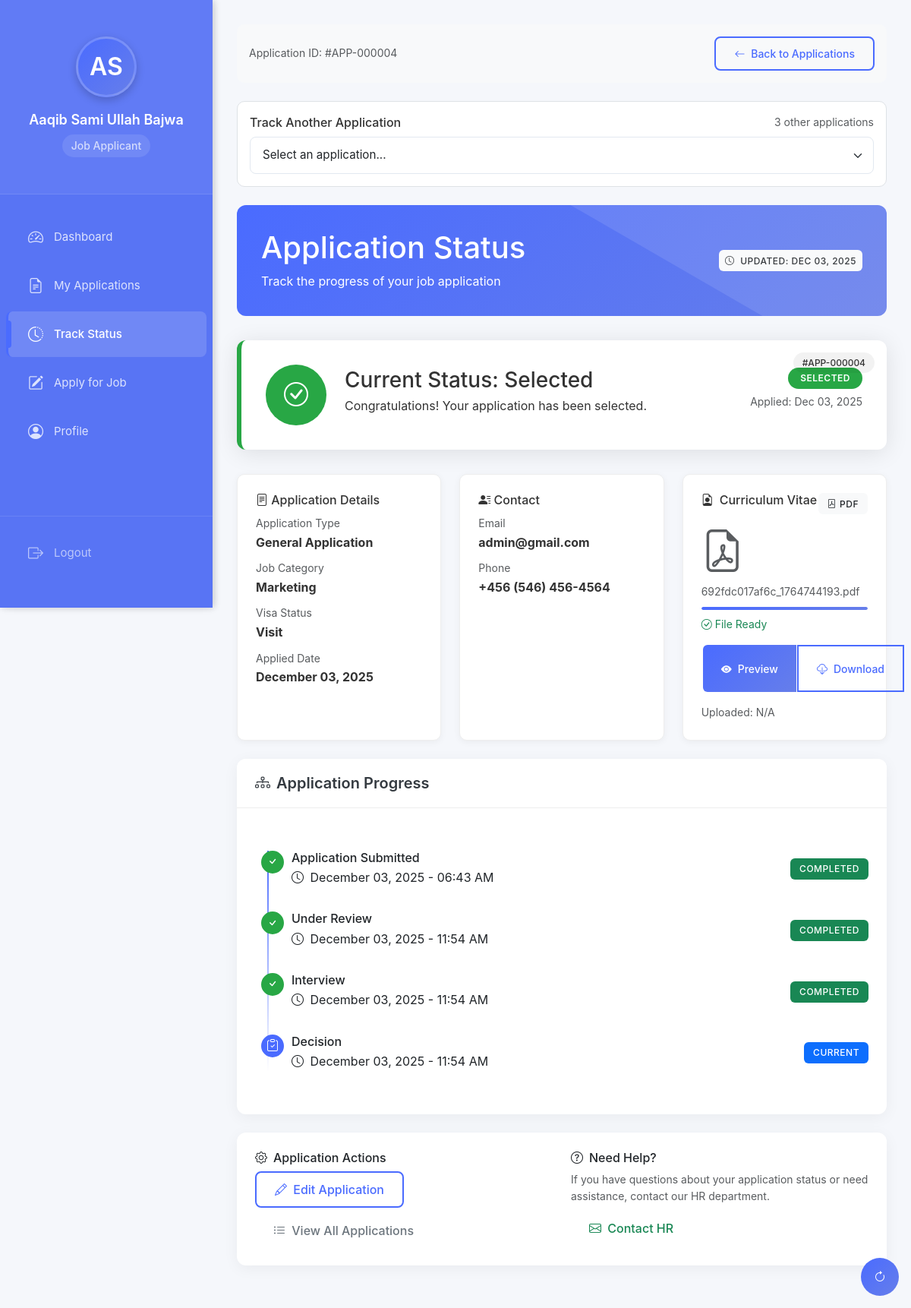
The page /employee/status.php (signed in) on the database its author committed.
### tables this page shows
CREATE TABLE `applications` (
  `id` int(11) NOT NULL,
  `employee_id` int(11) NOT NULL,
  `job_id` int(11) DEFAULT NULL,
  `first_name` varchar(50) NOT NULL,
  `last_name` varchar(50) NOT NULL,
  `gender` enum('Male','Female','Other') NOT NULL,
  `date_of_birth` date NOT NULL,
  `nationality` varchar(50) NOT NULL,
  `visa_status` enum('Visit','Employment') NOT NULL,
  `job_category` varchar(100) NOT NULL,
  `email` varchar(100) NOT NULL,
  `contact_number` varchar(20) NOT NULL,
  `cover_letter` text DEFAULT NULL,
  `cv_filename` varchar(255) DEFAULT NULL,
  `status` enum('Pending','Reviewed','Interview','Selected','Rejected') DEFAULT 'Pending',
  `interview_location` varchar(255) DEFAULT NULL,
  `contact_person_number` varchar(20) DEFAULT NULL,
  `created_at` timestamp NOT NULL DEFAULT current_timestamp(),
  `updated_at` timestamp NOT NULL DEFAULT current_timestamp() ON UPDATE current_timestamp()
);

### employee/status.php (the view, shortened to what the rows shown need)
<?php
require_once '../config/database.php';
$application_id = isset($_GET['id']) ? intval($_GET['id']) : null;
if (!$application_id) {
    $stmt = $db->conn->prepare("
        SELECT id FROM applications
        WHERE employee_id = ?
        ORDER BY created_at DESC LIMIT 1
    ");
    $stmt->execute([$_SESSION['user_id']]);
    $app = $stmt->fetch(PDO::FETCH_ASSOC);
    $application_id = $app['id'] ?? null;
}
$stmt = $db->conn->prepare("
    SELECT a.*, j.title as job_title, j.company as job_company,
           j.location as job_location, j.description as job_description,
           j.salary_range as job_salary, j.application_deadline as job_deadline
    FROM applications a
    LEFT JOIN job_posts j ON a.job_id = j.id
    WHERE a.id = ? AND a.employee_id = ?
");
$stmt->execute([$application_id, $_SESSION['user_id']]);
$application = $stmt->fetch(PDO::FETCH_ASSOC);
$status_descriptions = [
    'Pending' => 'Your application has been received and is under review.',
    'Reviewed' => 'Your application has been reviewed by our HR team.',
    'Interview' => 'You have been shortlisted for an interview.',
    'Selected' => 'Congratulations! Your application has been selected.',
    'Rejected' => 'We appreciate your interest but have decided to move forward with other candidates.'
];
?>
<!DOCTYPE html>
<html lang="en">
<head>
    <link href="https://cdn.jsdelivr.net/npm/bootstrap@5.3.0/dist/css/bootstrap.min.css" rel="stylesheet">
    <link rel="stylesheet" href="https://cdn.jsdelivr.net/npm/bootstrap-icons@1.10.0/font/bootstrap-icons.css">
    <link rel="stylesheet" href="../assets/css/style.css">
</head>
<body>
    <div class="dashboard-container">
        <?php if (file_exists('sidebar.php')): ?>
            <?php include 'sidebar.php'; ?>
        <?php endif; ?>
        <div class="main-content fade-in">
            <div class="application-nav">
                <div class="d-flex justify-content-between align-items-center">
                    <small class="text-muted">
                        Application ID: #APP-<?php echo str_pad($application['id'], 6, '0', STR_PAD_LEFT); ?>
                    </small>
                    <a href="application.php" class="btn btn-sm btn-outline-primary">
                        <i class="bi bi-arrow-left me-1"></i> Back to Applications
                    </a>
                </div>
            </div>
            <div class="status-header">
                <div class="row align-items-center">
                    <div class="col-md-8">
                        <h1 class="mb-2">Application Status</h1>
                    </div>
                    <div class="col-md-4 text-md-end">
                        <div class="badge bg-light text-dark p-2">
                            <i class="bi bi-clock me-1"></i>
                            Updated: <?php echo date('M d, Y', strtotime($application['updated_at'])); ?>
                        </div>
                    </div>
                </div>
            </div>
            <div class="current-status-card <?php echo strtolower($application['status']); ?>">
                <div class="application-badge">
                    #APP-<?php echo str_pad($application['id'], 6, '0', STR_PAD_LEFT); ?>
                </div>
                <div class="d-flex align-items-center">
                    <div class="status-icon-large <?php echo strtolower($application['status']); ?>">
                    </div>
                    <div class="flex-grow-1">
                        <div class="d-flex justify-content-between align-items-start">
                            <div>
                                <h3 class="mb-1">Current Status: <?php echo $application['status']; ?></h3>
                                <p class="mb-2"><?php echo $status_descriptions[$application['status']]; ?></p>
                            </div>
                            <div class="text-end">
                                <span class="status-badge badge-<?php echo strtolower($application['status']); ?>">
                                    <?php echo $application['status']; ?>
                                </span>
                                <div class="mt-2">
                                    <small class="text-muted d-block">
                                        Applied: <?php echo date('M d, Y', strtotime($application['created_at'])); ?>
                                    </small>
                                </div>
                            </div>
                        </div>
                    </div>
                </div>
            </div>
            <div class="info-grid">
                <div class="info-card">
                    <div class="mb-2">
                        <small class="text-muted">Job Category</small>
                        <div class="fw-bold"><?php echo htmlspecialchars($application['job_category']); ?></div>
                    </div>
                    <div class="mb-2">
                        <small class="text-muted">Visa Status</small>
                        <div class="fw-bold"><?php echo htmlspecialchars($application['visa_status']); ?></div>
                    </div>
                    <div>
                        <small class="text-muted">Applied Date</small>
                        <div class="fw-bold"><?php echo date('F d, Y', strtotime($application['created_at'])); ?></div>
                    </div>
                </div>
                <div class="info-card">
                    <div class="mb-2">
                        <small class="text-muted">Email</small>
                        <div class="fw-bold"><?php echo htmlspecialchars($application['email']); ?></div>
                    </div>
                    <div class="mb-2">
                        <small class="text-muted">Phone</small>
                        <div class="fw-bold"><?php echo htmlspecialchars($application['contact_number']); ?></div>
                    </div>
                </div>
<div class="info-card cv-viewer-card">
    <div class="cv-preview mb-3">
        <div class="cv-preview-placeholder">
            <i class="bi bi-file-earmark-pdf display-4 text-muted"></i>
            <p class="mt-2 mb-1 text-muted small"><?php echo htmlspecialchars($application['cv_filename']); ?></p>
            <div class="progress mt-2" style="height: 4px;">
                <div class="progress-bar" role="progressbar" style="width: 100%;"></div>
            </div>
            <p class="small text-success mt-2 mb-0">
                <i class="bi bi-check-circle me-1"></i>File Ready
            </p>
        </div>
    </div>
</div>
            </div>
        </div>
    </div>
</body>
</html>

### rows shown on the page
applications: id "000004", updated_at "DEC 03, 2025", status "Selected", status "Congratulations! Your application has been selected.", status "SELECTED", created_at "Dec 03, 2025", job_category "Marketing", visa_status "Visit", created_at "December 03, 2025", email "admin@gmail.com", contact_number "+456 (546) 456-4564", cv_filename "692fdc017af6c_1764744193.pdf"

### other values the page prints
$initials "AS"
$_SESSION['first_name'] "Aaqib"
$_SESSION['last_name'] "Sami Ullah Bajwa"
count($other_applications) "3"
$step['status'] "Application Submitted"
date('F d, Y - h:i A', strtotime($step['date'])) "December 03, 2025 - 06:43 AM"
$step['status'] "Under Review"
date('F d, Y - h:i A', strtotime($step['date'])) "December 03, 2025 - 11:54 AM"
$step['status'] "Interview"
$step['status'] "Decision"
